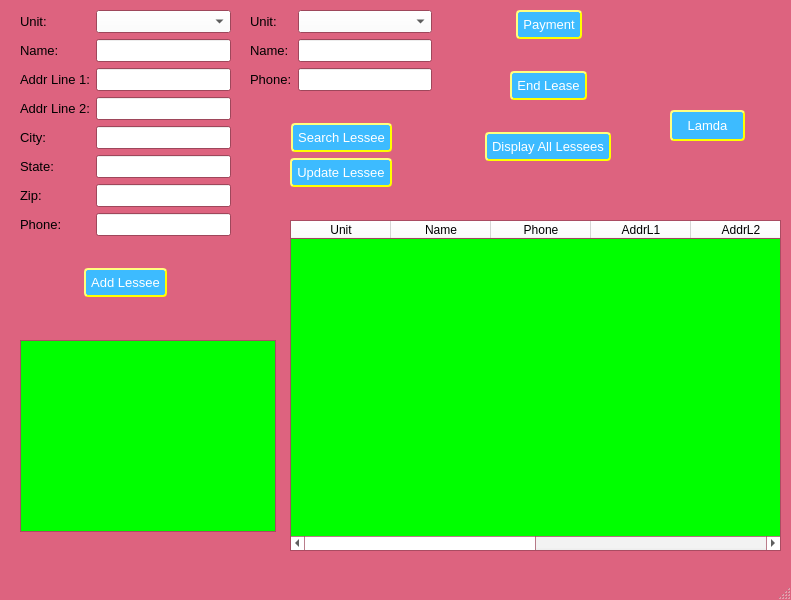
<?xml version="1.0" encoding="UTF-8"?>
<ui version="4.0">
 <class>MainWindow</class>
 <widget class="QMainWindow" name="MainWindow">
  <property name="geometry">
   <rect>
    <x>0</x>
    <y>0</y>
    <width>791</width>
    <height>600</height>
   </rect>
  </property>
  <property name="palette">
   <palette>
    <active>
     <colorrole role="WindowText">
      <brush brushstyle="SolidPattern">
       <color alpha="255">
        <red>0</red>
        <green>0</green>
        <blue>0</blue>
       </color>
      </brush>
     </colorrole>
     <colorrole role="Button">
      <brush brushstyle="SolidPattern">
       <color alpha="255">
        <red>255</red>
        <green>255</green>
        <blue>255</blue>
       </color>
      </brush>
     </colorrole>
     <colorrole role="ButtonText">
      <brush brushstyle="SolidPattern">
       <color alpha="255">
        <red>0</red>
        <green>0</green>
        <blue>0</blue>
       </color>
      </brush>
     </colorrole>
     <colorrole role="Base">
      <brush brushstyle="SolidPattern">
       <color alpha="255">
        <red>255</red>
        <green>255</green>
        <blue>255</blue>
       </color>
      </brush>
     </colorrole>
     <colorrole role="Window">
      <brush brushstyle="SolidPattern">
       <color alpha="255">
        <red>221</red>
        <green>99</green>
        <blue>127</blue>
       </color>
      </brush>
     </colorrole>
    </active>
    <inactive>
     <colorrole role="WindowText">
      <brush brushstyle="SolidPattern">
       <color alpha="255">
        <red>0</red>
        <green>0</green>
        <blue>0</blue>
       </color>
      </brush>
     </colorrole>
     <colorrole role="Button">
      <brush brushstyle="SolidPattern">
       <color alpha="255">
        <red>255</red>
        <green>255</green>
        <blue>255</blue>
       </color>
      </brush>
     </colorrole>
     <colorrole role="ButtonText">
      <brush brushstyle="SolidPattern">
       <color alpha="255">
        <red>0</red>
        <green>0</green>
        <blue>0</blue>
       </color>
      </brush>
     </colorrole>
     <colorrole role="Base">
      <brush brushstyle="SolidPattern">
       <color alpha="255">
        <red>255</red>
        <green>255</green>
        <blue>255</blue>
       </color>
      </brush>
     </colorrole>
     <colorrole role="Window">
      <brush brushstyle="SolidPattern">
       <color alpha="255">
        <red>221</red>
        <green>99</green>
        <blue>127</blue>
       </color>
      </brush>
     </colorrole>
    </inactive>
    <disabled>
     <colorrole role="WindowText">
      <brush brushstyle="SolidPattern">
       <color alpha="255">
        <red>120</red>
        <green>120</green>
        <blue>120</blue>
       </color>
      </brush>
     </colorrole>
     <colorrole role="Button">
      <brush brushstyle="SolidPattern">
       <color alpha="255">
        <red>255</red>
        <green>255</green>
        <blue>255</blue>
       </color>
      </brush>
     </colorrole>
     <colorrole role="ButtonText">
      <brush brushstyle="SolidPattern">
       <color alpha="255">
        <red>120</red>
        <green>120</green>
        <blue>120</blue>
       </color>
      </brush>
     </colorrole>
     <colorrole role="Base">
      <brush brushstyle="SolidPattern">
       <color alpha="255">
        <red>221</red>
        <green>99</green>
        <blue>127</blue>
       </color>
      </brush>
     </colorrole>
     <colorrole role="Window">
      <brush brushstyle="SolidPattern">
       <color alpha="255">
        <red>221</red>
        <green>99</green>
        <blue>127</blue>
       </color>
      </brush>
     </colorrole>
    </disabled>
   </palette>
  </property>
  <property name="windowTitle">
   <string>StorageToo</string>
  </property>
  <widget class="QWidget" name="centralwidget">
   <widget class="QWidget" name="formLayoutWidget">
    <property name="geometry">
     <rect>
      <x>20</x>
      <y>10</y>
      <width>211</width>
      <height>301</height>
     </rect>
    </property>
    <layout class="QFormLayout" name="formLayoutAddGroup">
     <item row="0" column="0">
      <widget class="QLabel" name="lblUnit">
       <property name="font">
        <font>
         <pointsize>10</pointsize>
        </font>
       </property>
       <property name="text">
        <string>Unit:</string>
       </property>
      </widget>
     </item>
     <item row="0" column="1">
      <widget class="QComboBox" name="cmbUnitsAvail">
       <property name="font">
        <font>
         <pointsize>10</pointsize>
        </font>
       </property>
      </widget>
     </item>
     <item row="1" column="0">
      <widget class="QLabel" name="lblName">
       <property name="font">
        <font>
         <pointsize>10</pointsize>
        </font>
       </property>
       <property name="text">
        <string>Name:</string>
       </property>
      </widget>
     </item>
     <item row="1" column="1">
      <widget class="QLineEdit" name="txtName">
       <property name="font">
        <font>
         <pointsize>10</pointsize>
        </font>
       </property>
      </widget>
     </item>
     <item row="2" column="0">
      <widget class="QLabel" name="lblAddrL1">
       <property name="font">
        <font>
         <pointsize>10</pointsize>
        </font>
       </property>
       <property name="text">
        <string>Addr Line 1:</string>
       </property>
      </widget>
     </item>
     <item row="2" column="1">
      <widget class="QLineEdit" name="txtAddrL1">
       <property name="font">
        <font>
         <pointsize>10</pointsize>
        </font>
       </property>
      </widget>
     </item>
     <item row="3" column="0">
      <widget class="QLabel" name="lblAddrL2">
       <property name="font">
        <font>
         <pointsize>10</pointsize>
        </font>
       </property>
       <property name="text">
        <string>Addr Line 2:</string>
       </property>
      </widget>
     </item>
     <item row="3" column="1">
      <widget class="QLineEdit" name="txtAddrL2">
       <property name="font">
        <font>
         <pointsize>10</pointsize>
        </font>
       </property>
      </widget>
     </item>
     <item row="4" column="0">
      <widget class="QLabel" name="lblCity">
       <property name="font">
        <font>
         <pointsize>10</pointsize>
        </font>
       </property>
       <property name="text">
        <string>City:</string>
       </property>
      </widget>
     </item>
     <item row="4" column="1">
      <widget class="QLineEdit" name="txtCity">
       <property name="font">
        <font>
         <pointsize>10</pointsize>
        </font>
       </property>
      </widget>
     </item>
     <item row="5" column="0">
      <widget class="QLabel" name="lblState">
       <property name="font">
        <font>
         <pointsize>10</pointsize>
        </font>
       </property>
       <property name="text">
        <string>State:</string>
       </property>
      </widget>
     </item>
     <item row="5" column="1">
      <widget class="QLineEdit" name="txtState">
       <property name="font">
        <font>
         <pointsize>10</pointsize>
        </font>
       </property>
      </widget>
     </item>
     <item row="6" column="0">
      <widget class="QLabel" name="lblZip">
       <property name="font">
        <font>
         <pointsize>10</pointsize>
        </font>
       </property>
       <property name="text">
        <string>Zip:</string>
       </property>
      </widget>
     </item>
     <item row="6" column="1">
      <widget class="QLineEdit" name="txtZip">
       <property name="font">
        <font>
         <pointsize>10</pointsize>
        </font>
       </property>
      </widget>
     </item>
     <item row="7" column="0">
      <widget class="QLabel" name="lblPhone">
       <property name="font">
        <font>
         <pointsize>10</pointsize>
        </font>
       </property>
       <property name="text">
        <string>Phone:</string>
       </property>
      </widget>
     </item>
     <item row="7" column="1">
      <widget class="QLineEdit" name="txtPhone">
       <property name="font">
        <font>
         <pointsize>10</pointsize>
        </font>
       </property>
      </widget>
     </item>
     <item row="8" column="0" colspan="2">
      <spacer name="horizontalSpacer">
       <property name="orientation">
        <enum>Qt::Horizontal</enum>
       </property>
       <property name="sizeHint" stdset="0">
        <size>
         <width>40</width>
         <height>20</height>
        </size>
       </property>
      </spacer>
     </item>
     <item row="9" column="0" colspan="2">
      <layout class="QGridLayout" name="gridLayoutAddBtn">
       <item row="0" column="0">
        <spacer name="horizontalSpacer_5">
         <property name="orientation">
          <enum>Qt::Horizontal</enum>
         </property>
         <property name="sizeHint" stdset="0">
          <size>
           <width>40</width>
           <height>20</height>
          </size>
         </property>
        </spacer>
       </item>
       <item row="0" column="1">
        <widget class="QPushButton" name="btnAddLessee">
         <property name="sizePolicy">
          <sizepolicy hsizetype="Minimum" vsizetype="Fixed">
           <horstretch>0</horstretch>
           <verstretch>0</verstretch>
          </sizepolicy>
         </property>
         <property name="font">
          <font>
           <pointsize>10</pointsize>
          </font>
         </property>
         <property name="styleSheet">
          <string notr="true">background-color:rgb(61, 187, 255);
color: white;
border-style:outset;
border-width:2px;
border-radius:4px;
border-color:rgb(255, 255, 0);
padding:5px;</string>
         </property>
         <property name="text">
          <string>Add Lessee</string>
         </property>
        </widget>
       </item>
       <item row="0" column="2">
        <spacer name="horizontalSpacer_6">
         <property name="orientation">
          <enum>Qt::Horizontal</enum>
         </property>
         <property name="sizeHint" stdset="0">
          <size>
           <width>40</width>
           <height>20</height>
          </size>
         </property>
        </spacer>
       </item>
      </layout>
     </item>
    </layout>
   </widget>
   <widget class="QWidget" name="formLayoutWidget_2">
    <property name="geometry">
     <rect>
      <x>250</x>
      <y>10</y>
      <width>182</width>
      <height>191</height>
     </rect>
    </property>
    <layout class="QFormLayout" name="formLayoutSearchUpdate">
     <property name="leftMargin">
      <number>0</number>
     </property>
     <item row="0" column="0">
      <widget class="QLabel" name="lblUnit2">
       <property name="font">
        <font>
         <pointsize>10</pointsize>
        </font>
       </property>
       <property name="text">
        <string>Unit:</string>
       </property>
      </widget>
     </item>
     <item row="0" column="1">
      <widget class="QComboBox" name="cmbUnitsLeased">
       <property name="font">
        <font>
         <pointsize>10</pointsize>
        </font>
       </property>
      </widget>
     </item>
     <item row="1" column="0">
      <widget class="QLabel" name="lblName2">
       <property name="font">
        <font>
         <pointsize>10</pointsize>
        </font>
       </property>
       <property name="text">
        <string>Name:</string>
       </property>
      </widget>
     </item>
     <item row="1" column="1">
      <widget class="QLineEdit" name="txtName2">
       <property name="font">
        <font>
         <pointsize>10</pointsize>
        </font>
       </property>
      </widget>
     </item>
     <item row="2" column="0">
      <widget class="QLabel" name="lblPhone2">
       <property name="font">
        <font>
         <pointsize>10</pointsize>
        </font>
       </property>
       <property name="text">
        <string>Phone:</string>
       </property>
      </widget>
     </item>
     <item row="2" column="1">
      <widget class="QLineEdit" name="txtPhone2">
       <property name="font">
        <font>
         <pointsize>10</pointsize>
        </font>
       </property>
      </widget>
     </item>
     <item row="3" column="0" colspan="2">
      <spacer name="horizontalSpacer_2">
       <property name="orientation">
        <enum>Qt::Horizontal</enum>
       </property>
       <property name="sizeHint" stdset="0">
        <size>
         <width>40</width>
         <height>20</height>
        </size>
       </property>
      </spacer>
     </item>
     <item row="4" column="0" colspan="2">
      <layout class="QGridLayout" name="gridLayoutSearchBtn">
       <item row="0" column="0">
        <spacer name="horizontalSpacer_3">
         <property name="orientation">
          <enum>Qt::Horizontal</enum>
         </property>
         <property name="sizeHint" stdset="0">
          <size>
           <width>40</width>
           <height>20</height>
          </size>
         </property>
        </spacer>
       </item>
       <item row="0" column="1">
        <widget class="QPushButton" name="btnSearchLessee">
         <property name="font">
          <font>
           <pointsize>10</pointsize>
          </font>
         </property>
         <property name="styleSheet">
          <string notr="true">background-color:rgb(61, 187, 255);
color: white;
border-style:outset;
border-width:2px;
border-radius:4px;
border-color:rgb(255, 255, 0);
padding:5px;</string>
         </property>
         <property name="text">
          <string>Search Lessee</string>
         </property>
        </widget>
       </item>
       <item row="0" column="2">
        <spacer name="horizontalSpacer_4">
         <property name="orientation">
          <enum>Qt::Horizontal</enum>
         </property>
         <property name="sizeHint" stdset="0">
          <size>
           <width>40</width>
           <height>20</height>
          </size>
         </property>
        </spacer>
       </item>
      </layout>
     </item>
     <item row="5" column="0" colspan="2">
      <layout class="QGridLayout" name="gridLayoutUpdateBtn">
       <item row="0" column="2">
        <spacer name="horizontalSpacer_8">
         <property name="orientation">
          <enum>Qt::Horizontal</enum>
         </property>
         <property name="sizeHint" stdset="0">
          <size>
           <width>40</width>
           <height>20</height>
          </size>
         </property>
        </spacer>
       </item>
       <item row="0" column="0">
        <spacer name="horizontalSpacer_7">
         <property name="orientation">
          <enum>Qt::Horizontal</enum>
         </property>
         <property name="sizeHint" stdset="0">
          <size>
           <width>40</width>
           <height>20</height>
          </size>
         </property>
        </spacer>
       </item>
       <item row="0" column="1">
        <widget class="QPushButton" name="btnUpdateLessee">
         <property name="font">
          <font>
           <pointsize>10</pointsize>
          </font>
         </property>
         <property name="styleSheet">
          <string notr="true">background-color:rgb(61, 187, 255);
color: white;
border-style:outset;
border-width:2px;
border-radius:4px;
border-color:rgb(255, 255, 0);
padding:5px;</string>
         </property>
         <property name="text">
          <string>Update Lessee</string>
         </property>
        </widget>
       </item>
      </layout>
     </item>
    </layout>
   </widget>
   <widget class="QTextBrowser" name="textBrowserResult">
    <property name="geometry">
     <rect>
      <x>20</x>
      <y>340</y>
      <width>256</width>
      <height>192</height>
     </rect>
    </property>
    <property name="palette">
     <palette>
      <active>
       <colorrole role="Base">
        <brush brushstyle="SolidPattern">
         <color alpha="255">
          <red>0</red>
          <green>255</green>
          <blue>0</blue>
         </color>
        </brush>
       </colorrole>
      </active>
      <inactive>
       <colorrole role="Base">
        <brush brushstyle="SolidPattern">
         <color alpha="255">
          <red>0</red>
          <green>255</green>
          <blue>0</blue>
         </color>
        </brush>
       </colorrole>
      </inactive>
      <disabled>
       <colorrole role="Base">
        <brush brushstyle="SolidPattern">
         <color alpha="255">
          <red>221</red>
          <green>99</green>
          <blue>127</blue>
         </color>
        </brush>
       </colorrole>
      </disabled>
     </palette>
    </property>
   </widget>
   <widget class="QWidget" name="formLayoutWidget_3">
    <property name="geometry">
     <rect>
      <x>460</x>
      <y>10</y>
      <width>171</width>
      <height>191</height>
     </rect>
    </property>
    <layout class="QFormLayout" name="formLayout">
     <item row="0" column="1">
      <layout class="QGridLayout" name="gridLayoutPaymentBtn">
       <item row="0" column="0">
        <spacer name="horizontalSpacer_9">
         <property name="orientation">
          <enum>Qt::Horizontal</enum>
         </property>
         <property name="sizeHint" stdset="0">
          <size>
           <width>40</width>
           <height>20</height>
          </size>
         </property>
        </spacer>
       </item>
       <item row="0" column="1">
        <widget class="QPushButton" name="btnPayment">
         <property name="font">
          <font>
           <pointsize>10</pointsize>
          </font>
         </property>
         <property name="styleSheet">
          <string notr="true">background-color:rgb(61, 187, 255);
color: white;
border-style:outset;
border-width:2px;
border-radius:4px;
border-color:rgb(255, 255, 0);
padding:5px;</string>
         </property>
         <property name="text">
          <string>Payment</string>
         </property>
        </widget>
       </item>
       <item row="0" column="2">
        <spacer name="horizontalSpacer_10">
         <property name="orientation">
          <enum>Qt::Horizontal</enum>
         </property>
         <property name="sizeHint" stdset="0">
          <size>
           <width>40</width>
           <height>20</height>
          </size>
         </property>
        </spacer>
       </item>
      </layout>
     </item>
     <item row="1" column="1">
      <spacer name="horizontalSpacer_11">
       <property name="orientation">
        <enum>Qt::Horizontal</enum>
       </property>
       <property name="sizeHint" stdset="0">
        <size>
         <width>40</width>
         <height>20</height>
        </size>
       </property>
      </spacer>
     </item>
     <item row="2" column="1">
      <layout class="QGridLayout" name="gridLayout">
       <item row="0" column="0">
        <spacer name="horizontalSpacer_12">
         <property name="orientation">
          <enum>Qt::Horizontal</enum>
         </property>
         <property name="sizeHint" stdset="0">
          <size>
           <width>40</width>
           <height>20</height>
          </size>
         </property>
        </spacer>
       </item>
       <item row="0" column="1">
        <widget class="QPushButton" name="btnEndLease">
         <property name="font">
          <font>
           <pointsize>10</pointsize>
          </font>
         </property>
         <property name="styleSheet">
          <string notr="true">background-color:rgb(61, 187, 255);
color: white;
border-style:outset;
border-width:2px;
border-radius:4px;
border-color:rgb(255, 255, 0);
padding:5px;</string>
         </property>
         <property name="text">
          <string>End Lease</string>
         </property>
        </widget>
       </item>
       <item row="0" column="2">
        <spacer name="horizontalSpacer_13">
         <property name="orientation">
          <enum>Qt::Horizontal</enum>
         </property>
         <property name="sizeHint" stdset="0">
          <size>
           <width>40</width>
           <height>20</height>
          </size>
         </property>
        </spacer>
       </item>
      </layout>
     </item>
     <item row="3" column="1">
      <spacer name="horizontalSpacer_14">
       <property name="orientation">
        <enum>Qt::Horizontal</enum>
       </property>
       <property name="sizeHint" stdset="0">
        <size>
         <width>40</width>
         <height>20</height>
        </size>
       </property>
      </spacer>
     </item>
     <item row="4" column="1">
      <layout class="QGridLayout" name="gridLayout_2">
       <item row="0" column="0">
        <spacer name="horizontalSpacer_15">
         <property name="orientation">
          <enum>Qt::Horizontal</enum>
         </property>
         <property name="sizeHint" stdset="0">
          <size>
           <width>40</width>
           <height>20</height>
          </size>
         </property>
        </spacer>
       </item>
       <item row="0" column="1">
        <widget class="QPushButton" name="btnDisplayAllLessees">
         <property name="palette">
          <palette>
           <active>
            <colorrole role="WindowText">
             <brush brushstyle="SolidPattern">
              <color alpha="255">
               <red>255</red>
               <green>255</green>
               <blue>255</blue>
              </color>
             </brush>
            </colorrole>
            <colorrole role="Button">
             <brush brushstyle="SolidPattern">
              <color alpha="255">
               <red>61</red>
               <green>187</green>
               <blue>255</blue>
              </color>
             </brush>
            </colorrole>
            <colorrole role="Light">
             <brush brushstyle="SolidPattern">
              <color alpha="255">
               <red>255</red>
               <green>128</green>
               <blue>218</blue>
              </color>
             </brush>
            </colorrole>
            <colorrole role="Midlight">
             <brush brushstyle="SolidPattern">
              <color alpha="255">
               <red>223</red>
               <green>100</green>
               <blue>187</blue>
              </color>
             </brush>
            </colorrole>
            <colorrole role="Dark">
             <brush brushstyle="SolidPattern">
              <color alpha="255">
               <red>95</red>
               <green>36</green>
               <blue>78</blue>
              </color>
             </brush>
            </colorrole>
            <colorrole role="Mid">
             <brush brushstyle="SolidPattern">
              <color alpha="255">
               <red>127</red>
               <green>48</green>
               <blue>104</blue>
              </color>
             </brush>
            </colorrole>
            <colorrole role="Text">
             <brush brushstyle="SolidPattern">
              <color alpha="255">
               <red>255</red>
               <green>255</green>
               <blue>255</blue>
              </color>
             </brush>
            </colorrole>
            <colorrole role="BrightText">
             <brush brushstyle="SolidPattern">
              <color alpha="255">
               <red>255</red>
               <green>255</green>
               <blue>255</blue>
              </color>
             </brush>
            </colorrole>
            <colorrole role="ButtonText">
             <brush brushstyle="SolidPattern">
              <color alpha="255">
               <red>255</red>
               <green>255</green>
               <blue>255</blue>
              </color>
             </brush>
            </colorrole>
            <colorrole role="Base">
             <brush brushstyle="SolidPattern">
              <color alpha="255">
               <red>61</red>
               <green>187</green>
               <blue>255</blue>
              </color>
             </brush>
            </colorrole>
            <colorrole role="Window">
             <brush brushstyle="SolidPattern">
              <color alpha="255">
               <red>61</red>
               <green>187</green>
               <blue>255</blue>
              </color>
             </brush>
            </colorrole>
            <colorrole role="Shadow">
             <brush brushstyle="SolidPattern">
              <color alpha="255">
               <red>0</red>
               <green>0</green>
               <blue>0</blue>
              </color>
             </brush>
            </colorrole>
            <colorrole role="AlternateBase">
             <brush brushstyle="SolidPattern">
              <color alpha="255">
               <red>223</red>
               <green>163</green>
               <blue>205</blue>
              </color>
             </brush>
            </colorrole>
            <colorrole role="ToolTipBase">
             <brush brushstyle="SolidPattern">
              <color alpha="255">
               <red>255</red>
               <green>255</green>
               <blue>220</blue>
              </color>
             </brush>
            </colorrole>
            <colorrole role="ToolTipText">
             <brush brushstyle="SolidPattern">
              <color alpha="255">
               <red>0</red>
               <green>0</green>
               <blue>0</blue>
              </color>
             </brush>
            </colorrole>
           </active>
           <inactive>
            <colorrole role="WindowText">
             <brush brushstyle="SolidPattern">
              <color alpha="255">
               <red>255</red>
               <green>255</green>
               <blue>255</blue>
              </color>
             </brush>
            </colorrole>
            <colorrole role="Button">
             <brush brushstyle="SolidPattern">
              <color alpha="255">
               <red>61</red>
               <green>187</green>
               <blue>255</blue>
              </color>
             </brush>
            </colorrole>
            <colorrole role="Light">
             <brush brushstyle="SolidPattern">
              <color alpha="255">
               <red>255</red>
               <green>128</green>
               <blue>218</blue>
              </color>
             </brush>
            </colorrole>
            <colorrole role="Midlight">
             <brush brushstyle="SolidPattern">
              <color alpha="255">
               <red>223</red>
               <green>100</green>
               <blue>187</blue>
              </color>
             </brush>
            </colorrole>
            <colorrole role="Dark">
             <brush brushstyle="SolidPattern">
              <color alpha="255">
               <red>95</red>
               <green>36</green>
               <blue>78</blue>
              </color>
             </brush>
            </colorrole>
            <colorrole role="Mid">
             <brush brushstyle="SolidPattern">
              <color alpha="255">
               <red>127</red>
               <green>48</green>
               <blue>104</blue>
              </color>
             </brush>
            </colorrole>
            <colorrole role="Text">
             <brush brushstyle="SolidPattern">
              <color alpha="255">
               <red>255</red>
               <green>255</green>
               <blue>255</blue>
              </color>
             </brush>
            </colorrole>
            <colorrole role="BrightText">
             <brush brushstyle="SolidPattern">
              <color alpha="255">
               <red>255</red>
               <green>255</green>
               <blue>255</blue>
              </color>
             </brush>
            </colorrole>
            <colorrole role="ButtonText">
             <brush brushstyle="SolidPattern">
              <color alpha="255">
               <red>255</red>
               <green>255</green>
               <blue>255</blue>
              </color>
             </brush>
            </colorrole>
            <colorrole role="Base">
             <brush brushstyle="SolidPattern">
              <color alpha="255">
               <red>61</red>
               <green>187</green>
               <blue>255</blue>
              </color>
             </brush>
            </colorrole>
            <colorrole role="Window">
             <brush brushstyle="SolidPattern">
              <color alpha="255">
               <red>61</red>
               <green>187</green>
               <blue>255</blue>
              </color>
             </brush>
            </colorrole>
            <colorrole role="Shadow">
             <brush brushstyle="SolidPattern">
              <color alpha="255">
               <red>0</red>
               <green>0</green>
               <blue>0</blue>
              </color>
             </brush>
            </colorrole>
            <colorrole role="AlternateBase">
             <brush brushstyle="SolidPattern">
              <color alpha="255">
               <red>223</red>
               <green>163</green>
               <blue>205</blue>
              </color>
             </brush>
            </colorrole>
            <colorrole role="ToolTipBase">
             <brush brushstyle="SolidPattern">
              <color alpha="255">
               <red>255</red>
               <green>255</green>
               <blue>220</blue>
              </color>
             </brush>
            </colorrole>
            <colorrole role="ToolTipText">
             <brush brushstyle="SolidPattern">
              <color alpha="255">
               <red>0</red>
               <green>0</green>
               <blue>0</blue>
              </color>
             </brush>
            </colorrole>
           </inactive>
           <disabled>
            <colorrole role="WindowText">
             <brush brushstyle="SolidPattern">
              <color alpha="255">
               <red>255</red>
               <green>255</green>
               <blue>255</blue>
              </color>
             </brush>
            </colorrole>
            <colorrole role="Button">
             <brush brushstyle="SolidPattern">
              <color alpha="255">
               <red>61</red>
               <green>187</green>
               <blue>255</blue>
              </color>
             </brush>
            </colorrole>
            <colorrole role="Light">
             <brush brushstyle="SolidPattern">
              <color alpha="255">
               <red>255</red>
               <green>128</green>
               <blue>218</blue>
              </color>
             </brush>
            </colorrole>
            <colorrole role="Midlight">
             <brush brushstyle="SolidPattern">
              <color alpha="255">
               <red>223</red>
               <green>100</green>
               <blue>187</blue>
              </color>
             </brush>
            </colorrole>
            <colorrole role="Dark">
             <brush brushstyle="SolidPattern">
              <color alpha="255">
               <red>95</red>
               <green>36</green>
               <blue>78</blue>
              </color>
             </brush>
            </colorrole>
            <colorrole role="Mid">
             <brush brushstyle="SolidPattern">
              <color alpha="255">
               <red>127</red>
               <green>48</green>
               <blue>104</blue>
              </color>
             </brush>
            </colorrole>
            <colorrole role="Text">
             <brush brushstyle="SolidPattern">
              <color alpha="255">
               <red>255</red>
               <green>255</green>
               <blue>255</blue>
              </color>
             </brush>
            </colorrole>
            <colorrole role="BrightText">
             <brush brushstyle="SolidPattern">
              <color alpha="255">
               <red>255</red>
               <green>255</green>
               <blue>255</blue>
              </color>
             </brush>
            </colorrole>
            <colorrole role="ButtonText">
             <brush brushstyle="SolidPattern">
              <color alpha="255">
               <red>255</red>
               <green>255</green>
               <blue>255</blue>
              </color>
             </brush>
            </colorrole>
            <colorrole role="Base">
             <brush brushstyle="SolidPattern">
              <color alpha="255">
               <red>61</red>
               <green>187</green>
               <blue>255</blue>
              </color>
             </brush>
            </colorrole>
            <colorrole role="Window">
             <brush brushstyle="SolidPattern">
              <color alpha="255">
               <red>61</red>
               <green>187</green>
               <blue>255</blue>
              </color>
             </brush>
            </colorrole>
            <colorrole role="Shadow">
             <brush brushstyle="SolidPattern">
              <color alpha="255">
               <red>0</red>
               <green>0</green>
               <blue>0</blue>
              </color>
             </brush>
            </colorrole>
            <colorrole role="AlternateBase">
             <brush brushstyle="SolidPattern">
              <color alpha="255">
               <red>191</red>
               <green>72</green>
               <blue>156</blue>
              </color>
             </brush>
            </colorrole>
            <colorrole role="ToolTipBase">
             <brush brushstyle="SolidPattern">
              <color alpha="255">
               <red>255</red>
               <green>255</green>
               <blue>220</blue>
              </color>
             </brush>
            </colorrole>
            <colorrole role="ToolTipText">
             <brush brushstyle="SolidPattern">
              <color alpha="255">
               <red>0</red>
               <green>0</green>
               <blue>0</blue>
              </color>
             </brush>
            </colorrole>
           </disabled>
          </palette>
         </property>
         <property name="font">
          <font>
           <pointsize>10</pointsize>
          </font>
         </property>
         <property name="styleSheet">
          <string notr="true">background-color:rgb(61, 187, 255);
color: white;
border-style:outset;
border-width:2px;
border-radius:4px;
border-color:rgb(255, 255, 0);
padding:5px;</string>
         </property>
         <property name="text">
          <string>Display All Lessees</string>
         </property>
        </widget>
       </item>
       <item row="0" column="2">
        <spacer name="horizontalSpacer_16">
         <property name="orientation">
          <enum>Qt::Horizontal</enum>
         </property>
         <property name="sizeHint" stdset="0">
          <size>
           <width>40</width>
           <height>20</height>
          </size>
         </property>
        </spacer>
       </item>
      </layout>
     </item>
    </layout>
   </widget>
   <widget class="QTableWidget" name="tableWidget">
    <property name="geometry">
     <rect>
      <x>290</x>
      <y>220</y>
      <width>491</width>
      <height>331</height>
     </rect>
    </property>
    <property name="palette">
     <palette>
      <active>
       <colorrole role="Base">
        <brush brushstyle="SolidPattern">
         <color alpha="255">
          <red>0</red>
          <green>255</green>
          <blue>0</blue>
         </color>
        </brush>
       </colorrole>
      </active>
      <inactive>
       <colorrole role="Base">
        <brush brushstyle="SolidPattern">
         <color alpha="255">
          <red>0</red>
          <green>255</green>
          <blue>0</blue>
         </color>
        </brush>
       </colorrole>
      </inactive>
      <disabled>
       <colorrole role="Base">
        <brush brushstyle="SolidPattern">
         <color alpha="255">
          <red>221</red>
          <green>99</green>
          <blue>127</blue>
         </color>
        </brush>
       </colorrole>
      </disabled>
     </palette>
    </property>
    <column>
     <property name="text">
      <string>Unit</string>
     </property>
    </column>
    <column>
     <property name="text">
      <string>Name</string>
     </property>
    </column>
    <column>
     <property name="text">
      <string>Phone</string>
     </property>
    </column>
    <column>
     <property name="text">
      <string>AddrL1</string>
     </property>
    </column>
    <column>
     <property name="text">
      <string>AddrL2</string>
     </property>
    </column>
    <column>
     <property name="text">
      <string>City</string>
     </property>
    </column>
    <column>
     <property name="text">
      <string>State</string>
     </property>
    </column>
    <column>
     <property name="text">
      <string>Zip</string>
     </property>
    </column>
   </widget>
   <widget class="QPushButton" name="btnLamda">
    <property name="geometry">
     <rect>
      <x>670</x>
      <y>110</y>
      <width>75</width>
      <height>31</height>
     </rect>
    </property>
    <property name="font">
     <font>
      <pointsize>10</pointsize>
     </font>
    </property>
    <property name="styleSheet">
     <string notr="true">background-color:rgb(61, 187, 255);
color: white;
border-style:outset;
border-width:2px;
border-radius:4px;
border-color:rgb(255, 255, 0);
padding:5px;</string>
    </property>
    <property name="text">
     <string>Lamda</string>
    </property>
   </widget>
  </widget>
  <widget class="QMenuBar" name="menubar">
   <property name="geometry">
    <rect>
     <x>0</x>
     <y>0</y>
     <width>791</width>
     <height>21</height>
    </rect>
   </property>
  </widget>
  <widget class="QStatusBar" name="statusbar"/>
 </widget>
 <resources/>
 <connections/>
</ui>
